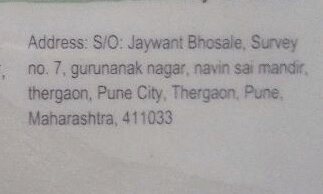
#> input picture figures/cropped-2.jpg, 323 x 194 px
$ python CraftModel-Demo.py
#> lines starting #> are read from the running program, lines starting #| are printed output that depends on the picture
# import cv2
# import numpy as np
# import os
#
#
# dir = os.path.dirname(__file__)
# filename = os.path.join(dir, 'figures/1599248184789463-lbl.jpg')
#
# bounding_box_image = cv2.imread(filename)
# grayimage = cv2.cvtColor(bounding_box_image, cv2.COLOR_BGR2GRAY)
#
# cv2.imshow('mask', mask)
# cv2.waitKey(0)

# import cv2
# import numpy as np
# from craft_text_detector import Craft
#
# try:
#     from PIL import Image
# except ImportError:
#     import Image
# import pytesseract
#
# img = cv2.imread("/home/abhay/Downloads/Ocr/obj/1599247681146752.jpg")
#
# gray = cv2.cvtColor(img, cv2.COLOR_BGR2GRAY)
#
# # cv2.imshow("img", gray)
# # cv2.waitKey(0)
#
# # text = pytesseract.image_to_string(gray)
# # print(text)
#
# # img = cv2.resize(img, None, fx=0.5, fy=0.5)
# # print(img)
#
# # set image path and export folder directory
# image_path = 'figures/1599247681146752-lbl.jpg'
# output_dir = 'outputs/'
#
# # create a craft instance
# craft = Craft(output_dir=output_dir, crop_type="poly", cuda=False)
#
# # apply craft text detection and export detected regions to output directory
# prediction_result = craft.detect_text(image_path)
#
# print(prediction_result)
# # unload models from ram/gpu
# craft.unload_craftnet_model()
# craft.unload_refinenet_model()

import pytesseract
from PIL import Image
import cv2
import numpy as np
import os
from pytesseract import Output


dirname = os.path.dirname(__file__)
filename = os.path.join(dirname, 'figures/cropped-2.jpg')

im = Image.open(filename)
#> im is the input picture: PIL image 323x194 RGB; mean R, G, B 167.1, 164, 163.8
im.save('ocr.png', dpi=(300, 300))

image = cv2.imread('ocr.png')
image = cv2.resize(image, None, fx=2, fy=2, interpolation=cv2.INTER_CUBIC)
#> image: shape (388, 646, 3)
retval, threshold = cv2.threshold(image,127,255,cv2.THRESH_BINARY)
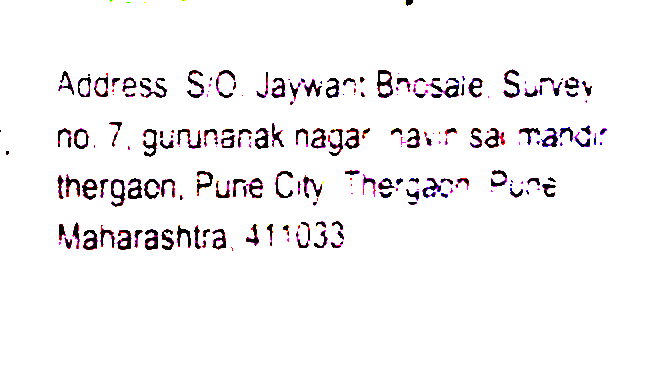
#> threshold: shape (388, 646, 3); mean B, G, R 244.6, 242.9, 245.4

#> (the run stopped early here; a loop or call above may not have finished)
